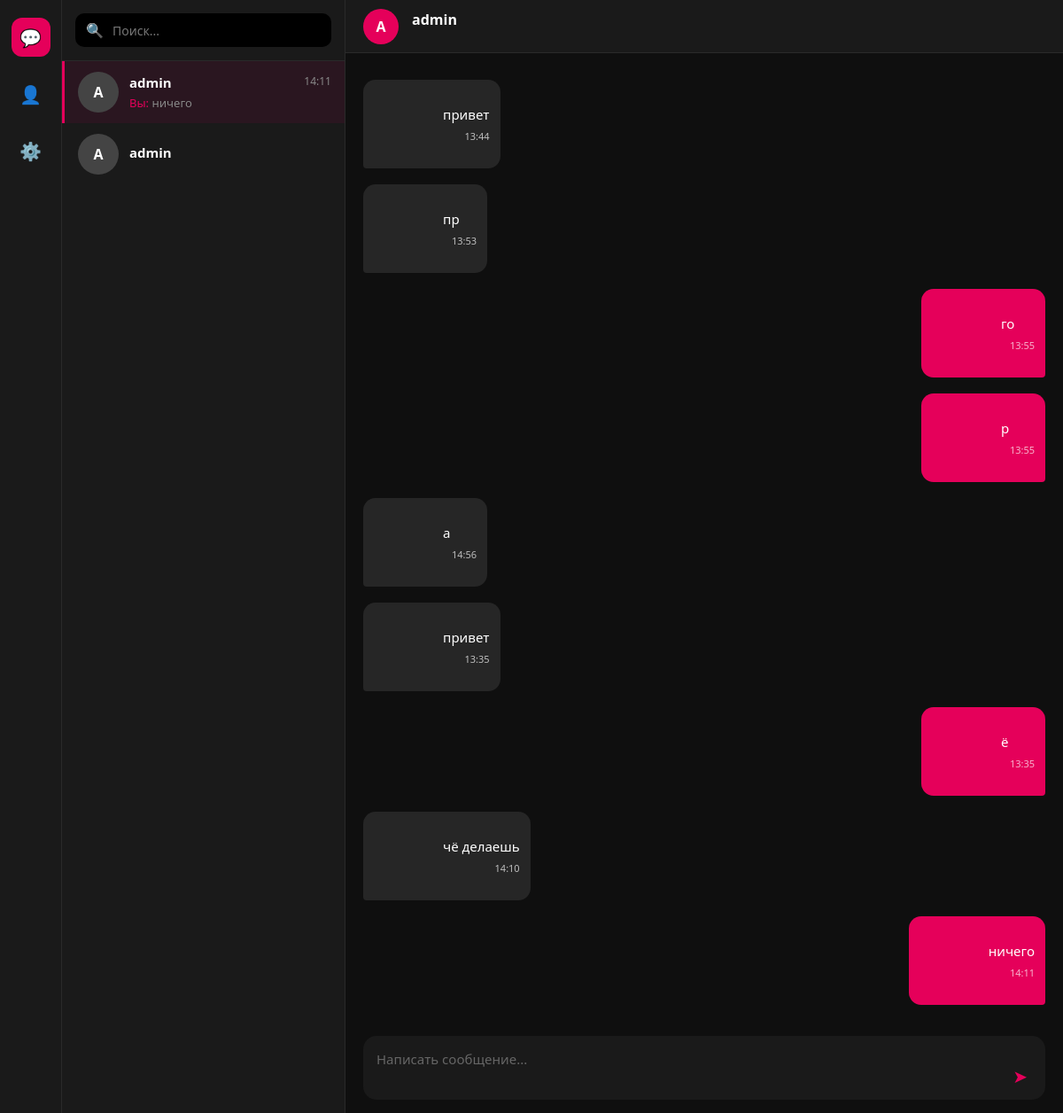
The app's page /chat/1/ (signed in) with its own data.
### chat/models.py (models this page shows, shortened)
class Thread(models.Model):
    ad = models.ForeignKey(Ad, on_delete=models.CASCADE, related_name='threads')
    participants = models.ManyToManyField(
        settings.AUTH_USER_MODEL,
        related_name='chat_threads'
    )
    is_archived = models.BooleanField(default=False)
    is_muted = models.BooleanField(default=False)
    created_at = models.DateTimeField(auto_now_add=True)
    updated_at = models.DateTimeField(auto_now=True)
    class Meta:
        ordering = ['-updated_at']
        verbose_name = ''
        verbose_name_plural = ''

class Message(models.Model):
    STATUS_CHOICES = [
        ('sent', ''),
        ('delivered', ''),
        ('read', ''),
    ]
    thread = models.ForeignKey(Thread, on_delete=models.CASCADE, related_name='messages')
    sender = models.ForeignKey(
        settings.AUTH_USER_MODEL,
        on_delete=models.CASCADE
    )
    text = models.TextField()
    file = models.FileField(upload_to='chat_files/', null=True, blank=True)
    image = models.ImageField(upload_to='chat_images/', null=True, blank=True)
    status = models.CharField(max_length=10, choices=STATUS_CHOICES, default='sent')
    is_edited = models.BooleanField(default=False)
    edited_at = models.DateTimeField(null=True, blank=True)
    is_read = models.BooleanField(default=False)
    created_at = models.DateTimeField(auto_now_add=True)
    class Meta:
        ordering = ['created_at']
        verbose_name = ''
        verbose_name_plural = ''

### users/models.py (models this page shows)
class User(AbstractUser):
    phone = models.CharField(
        max_length=20,
        unique=True,
        db_index=True,
        blank=True,
        null=True,
        default=None
    )
    avatar = models.ImageField(upload_to='users/avatars/', null=True, blank=True)
    location = models.CharField(max_length=255, blank=True)
    rating = models.DecimalField(max_digits=3, decimal_places=2, default=0.0)
    created_at = models.DateTimeField(auto_now_add=True)
    city = models.CharField(max_length=100, blank=True)
    last_seen = models.DateTimeField(null=True, blank=True)
    class Meta:
        verbose_name = ''
        verbose_name_plural = ''
    @property
    def is_online(self):
        if not self.last_seen:
            return False
        return self.last_seen >= timezone.now() - timezone.timedelta(minutes=5)
    @property
    def activity_status(self):
        return '' if self.is_online else ''

### chat/views.py (the view, shortened to what this page needs)
# urls.py: path('', views.chat_view, name='chat_list'),
@login_required
def chat_view(request, thread_id=None):
    threads_qs = (
        Thread.objects.filter(participants=request.user)
        .annotate(last_msg=Max('messages__created_at'))
        .order_by('-last_msg')
    )
    selected_thread_id = thread_id or request.GET.get('thread')
    active_thread = None
    if selected_thread_id:
        active_thread = get_object_or_404(Thread, id=selected_thread_id, participants=request.user)
    thread_rows = []
    for t in threads_qs:
        thread_rows.append({
            'thread': t,
            'other_user': t.participants.exclude(id=request.user.id).first(),
            'last_message': t.messages.last()
        })
    context = {
        'threads': thread_rows,
        'active_thread': active_thread,
        'active_other_user': active_thread.participants.exclude(id=request.user.id).first() if active_thread else None,
        'messages': active_thread.messages.all().order_by('created_at') if active_thread else [],
    }
    return render(request, 'chat/chat.html', context)

### templates/chat/chat.html (shortened to what this page needs)
<!DOCTYPE html>
<html lang="ru">
<head>
</head>
<body>
<nav class="sidebar-mini">
    <div class="nav-icon active">💬</div>
    <div class="nav-icon">👤</div>
    <div class="nav-icon">⚙️</div>
</nav>
<aside class="chats-list-panel">
    <div class="chats-header">
        <div class="search-box"><span>🔍</span><input type="text" placeholder="Поиск..."></div>
    </div>
    <div class="threads" id="threadsList">
        {% for row in threads %}
        <a href="{% url 'chat_detail' row.thread.id %}"
           class="chat-item {% if active_thread.id == row.thread.id %}active{% endif %}"
           style="text-decoration: none; color: inherit;">
            <div class="avatar">
                {{ row.other_user.username|slice:":1"|upper }}
            </div>
            <div class="chat-info">
                <div class="chat-top">
                    <span class="chat-name">{{ row.other_user.username }}</span>
                    <span class="chat-time">{% if row.last_message %}{{ row.last_message.created_at|date:"H:i" }}{% endif %}</span>
                </div>
                <div class="chat-preview">
                    {% if row.last_message %}
                    {% if row.last_message.sender == request.user %}<span style="color:var(--accent);">Вы:</span>{% endif %}
                    {{ row.last_message.text|truncatechars:30 }}
                    {% endif %}
                </div>
            </div>
        </a>
        {% endfor %}
    </div>
</aside>
<main class="main-workspace">
    {% if not active_thread %}
    <div class="empty-state" id="emptyState">
        <div class="empty-state-card">💬 Выберите чат, чтобы начать общение</div>
    </div>
    {% else %}
    <div class="active-chat-area" style="display: flex;">
        <header class="chat-header">
            <div class="avatar" style="width: 40px; height: 40px; background: var(--accent);">
                {{ active_other_user.username|slice:":1"|upper }}
            </div>
            <div class="profile-info" onclick="toggleRightPanel()">
                <h2>{{ active_other_user.username }}</h2>
                <div class="status-area">
                </div>
            </div>
        </header>
        <div class="chat-history" id="chatHistory">
            {% for msg in messages %}
            <div class="msg-row {% if msg.sender == request.user %}own{% endif %}" data-message-id="{{ msg.id }}">
                <div class="msg-bubble">
                    {{ msg.text }}
                    <div class="msg-meta">{{ msg.created_at|date:"H:i" }}</div>
                </div>
            </div>
            {% endfor %}
        </div>
        <div class="chat-input-area">
            {% if active_thread %}
            <form action="{% url 'chat_detail' active_thread.id %}" method="POST" class="input-box">
                <textarea name="message" id="msgInput" placeholder="Написать сообщение..."></textarea>
                <button type="submit" class="send-btn">➤</button>
            </form>
            {% endif %}
        </div>
    </div>
    {% endif %}
</main>
</body>
</html>

### templates/chat/chat.html (style rules this page uses)
:root { --bg-main: #0f0f0f; --bg-panel: #1a1a1a; --bg-hover: #262626; --accent: #e5005a; --text-main: #ffffff; --text-muted: #888888; --border: #2a2a2a; --msg-own: #e5005a; --msg-other: #262626; }
* { box-sizing: border-box; margin: 0; padding: 0; }
body { font-family: 'Segoe UI', Roboto, sans-serif; background: var(--bg-main); color: var(--text-main); height: 100vh; overflow: hidden; display: flex; }
button, input, textarea { outline: none; border: none; background: transparent; font-family: inherit; }
.sidebar-mini { width: 70px; background: var(--bg-panel); border-right: 1px solid var(--border); display: flex; flex-direction: column; align-items: center; padding: 20px 0; gap: 20px; z-index: 10; }
.nav-icon { width: 44px; height: 44px; border-radius: 12px; display: flex; align-items: center; justify-content: center; color: var(--text-muted); cursor: pointer; font-size: 20px; transition: 0.2s; }
.nav-icon.active { background: var(--accent); color: white; }
.chats-list-panel { width: 320px; background: var(--bg-panel); border-right: 1px solid var(--border); display: flex; flex-direction: column; z-index: 5; transition: 0.3s; }
.chats-header { padding: 15px; border-bottom: 1px solid var(--border); }
.search-box { background: #000; border-radius: 10px; display: flex; align-items: center; padding: 8px 12px; gap: 10px; }
.search-box input { width: 100%; color: white; font-size: 14px; }
.threads { flex: 1; overflow-y: auto; }
.chat-item { display: flex; align-items: center; padding: 12px 15px; gap: 12px; cursor: pointer; transition: 0.2s; border-left: 3px solid transparent; }
.chat-item.active { background: #2a1620; border-left: 3px solid var(--accent); }
.avatar { width: 46px; height: 46px; border-radius: 50%; background: #444; flex-shrink: 0; display: flex; align-items: center; justify-content: center; font-weight: bold; position: relative; }
.chat-info { flex: 1; overflow: hidden; }
.chat-top { display: flex; justify-content: space-between; margin-bottom: 4px; }
.chat-name { font-weight: 600; font-size: 15px; white-space: nowrap; overflow: hidden; text-overflow: ellipsis; }
.chat-time { font-size: 12px; color: var(--text-muted); }
.chat-preview { font-size: 13px; color: var(--text-muted); white-space: nowrap; overflow: hidden; text-overflow: ellipsis; }
.main-workspace { flex: 1; display: flex; position: relative; background: var(--bg-main); flex-direction: column; }
.active-chat-area { flex: 1; display: none; flex-direction: column; height: 100%; width: 100%; }
.chat-header { height: 60px; background: var(--bg-panel); border-bottom: 1px solid var(--border); display: flex; align-items: center; padding: 0 20px; gap: 15px; }
.profile-info { flex: 1; cursor: pointer; display: flex; flex-direction: column; }
.profile-info h2 { font-size: 16px; margin: 0; font-weight: 600; }
.status-area { display: flex; align-items: center; gap: 5px; font-size: 12px; height: 16px; }
.chat-history { flex: 1; padding: 20px; overflow-y: auto; display: flex; flex-direction: column; gap: 8px; scroll-behavior: smooth; }
.msg-row { display: flex; width: 100%; margin-top: 10px; }
.msg-row.own { justify-content: flex-end; }
.msg-bubble { max-width: 70%; padding: 8px 12px; border-radius: 14px; font-size: 15px; line-height: 1.4; position: relative; word-wrap: break-word; white-space: pre-wrap; }
.msg-row:not(.own) .msg-bubble { background: var(--msg-other); border-bottom-left-radius: 4px; }
.msg-row.own .msg-bubble { background: var(--msg-own); color: white; border-bottom-right-radius: 4px; }
.msg-meta { display: inline-block; font-size: 11px; opacity: 0.7; float: right; margin: 6px 0 0 10px; user-select: none; }
.chat-input-area { padding: 15px 20px; background: var(--bg-main); }
.input-box { display: flex; align-items: flex-end; gap: 10px; background: var(--bg-panel); padding: 8px 15px; border-radius: 15px; }
.input-box textarea { flex: 1; color: white; font-size: 15px; max-height: 150px; resize: none; padding: 8px 0; overflow-y: auto; }
.input-box textarea::placeholder { color: #666; }
.send-btn { color: var(--accent); font-size: 20px; cursor: pointer; padding: 5px; transition: 0.2s; }

### records on screen
Thread: other_user.username "A", other_user.username "admin", last_message.created_at "14:11", shows "Вы:", last_message.text "ничего"
Thread: other_user.username "A", other_user.username "admin"
User: username "A", username "admin"
Message: text "привет", created_at "13:44"
Message: text "пр", created_at "13:53"
Message: text "го", created_at "13:55"
Message: text "р", created_at "13:55"
Message: text "а", created_at "14:56"
Message: text "привет", created_at "13:35"
Message: text "ё", created_at "13:35"
Message: text "чё делаешь", created_at "14:10"
Message: text "ничего", created_at "14:11"
